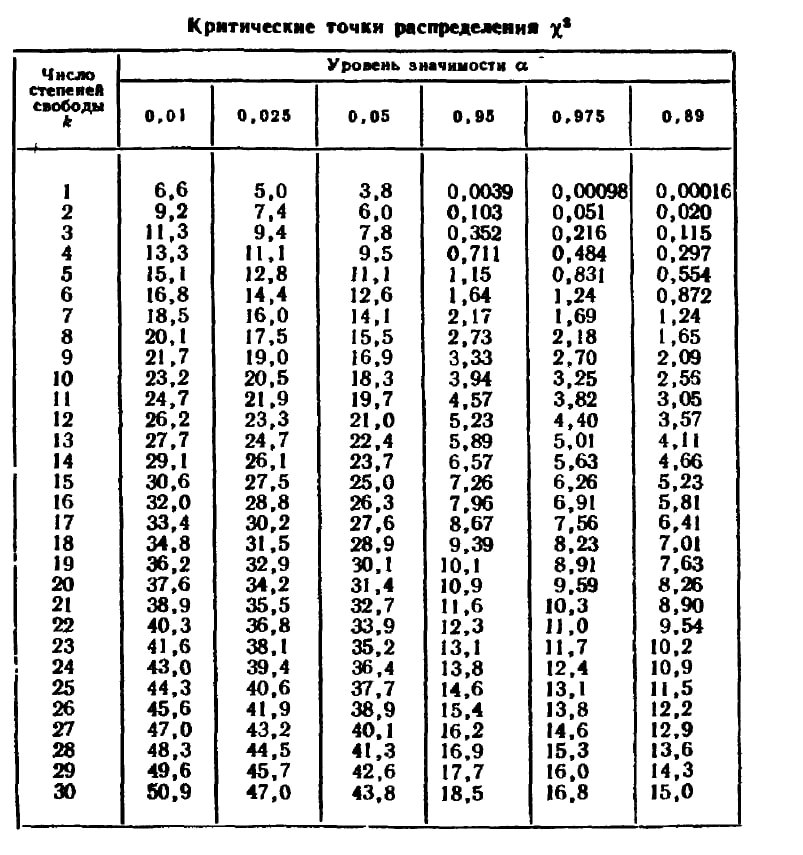
#> input picture lab1/table.jpg, 803 x 855 px
$ jupyter execute lab1.ipynb
#> lines starting #> are read from the running program, lines starting #| are printed output that depends on the picture
[cell 1]
import numpy as np
import matplotlib.pyplot as plt
from scipy.special import erf
import cv2 as cv

[cell 2]
def getTask1Ksi(N, LAMBDA, BINS):
    data = np.random.uniform(0, 1, N)
    data = - (1 / LAMBDA) * np.log(data)
    output = plt.hist(data, bins=BINS)
    values, edges, _ = output
    F = 1 - np.exp(- LAMBDA * edges)
    estimate = N * (F[1:] - F[:-1])
    ksi = np.sum(((values - estimate) ** 2) / estimate)
    mean, var = np.mean(data), np.var(data)
    return ksi, mean, var

[cell 3]
def getTask2Ksi(N, A, SIGMA, BINS):
    data = np.random.uniform(0, 1, (N, 12)).sum(axis = 1)
    data = (data - 6) * SIGMA + A
    output = plt.hist(data, bins=BINS)
    values, edges, _ = output
    F = 0.5 * (1 + erf((edges - A) / (SIGMA * np.sqrt(2))))
    estimate = N * (F[1:] - F[:-1])
    ksi = np.sum(((values - estimate) ** 2) / estimate)
    mean, var = np.mean(data), np.var(data)
    return ksi, mean, var

[cell 4]
def getTask3Ksi(N, START, A, C, BINS):
    prevZ = START
    data = []
    for i in range(N):
        Z = (A * prevZ) % C
        data.append(Z / C)
        prevZ = Z
    data = np.array(data)
    output = plt.hist(data, bins=BINS)
    values, edges, _ = output
    estimate = N * (edges[1:] - edges[:-1])
    ksi = np.sum(((values - estimate) ** 2) / estimate)
    mean, var = np.mean(data), np.var(data)
    return ksi, mean, var

[cell 5]
image = cv.cvtColor(cv.imread('table.jpg'), cv.COLOR_BGR2RGB)
#> image is the input picture: shape (855, 803, 3); min 0, max 255, mean 221.1
plt.imshow(image)

[cell 6]
LAMBDA = 10
ksi, mean, var = getTask1Ksi(10_000, LAMBDA, 30)
print("CHI = ", ksi, "    mean =", mean, "    var =", var)
print("Should be: mean, ", 1 / LAMBDA, "    var =", 1 / LAMBDA ** 2)
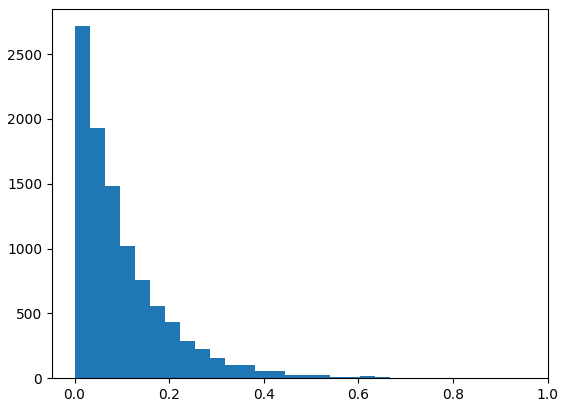
#> figure drawn by matplotlib, 1 panel; tallest bar 2716 high, from x = 2.2e-06 to 0.0318

[cell 7]
A = 1
SIGMA = 10
ksi, mean, var = getTask2Ksi(10_000, A, SIGMA, 30)
print("CHI = ", ksi, "    mean =", mean, "    var =", var)
print("Should be: mean = ", A, "    var =", SIGMA ** 2)
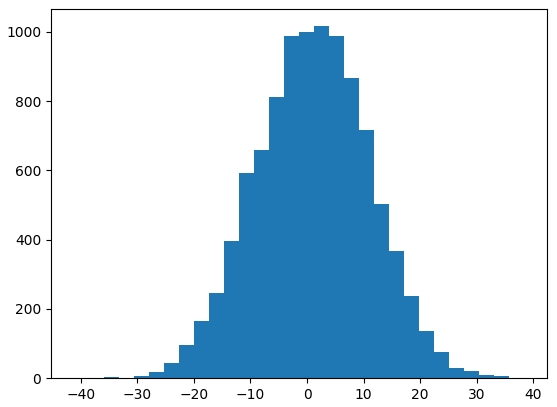
#> figure drawn by matplotlib, 1 panel; tallest bar 1016 high, from x = 1.24 to 3.9

[cell 8]
ksi, mean, var = getTask3Ksi(10_000, 31, 4**13, 13**33, 30)
print("CHI = ", ksi, "    mean =", mean, "    var =", var)
print("Should be: mean = ", 0.5, "    var =", 1 / 12)
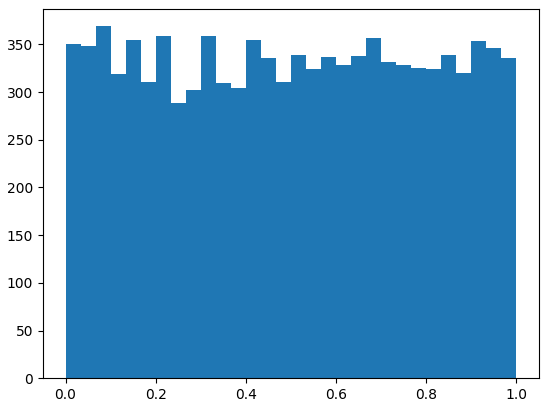
#> figure drawn by matplotlib, 1 panel; tallest bar 369 high, from x = 0.0667 to 0.1
